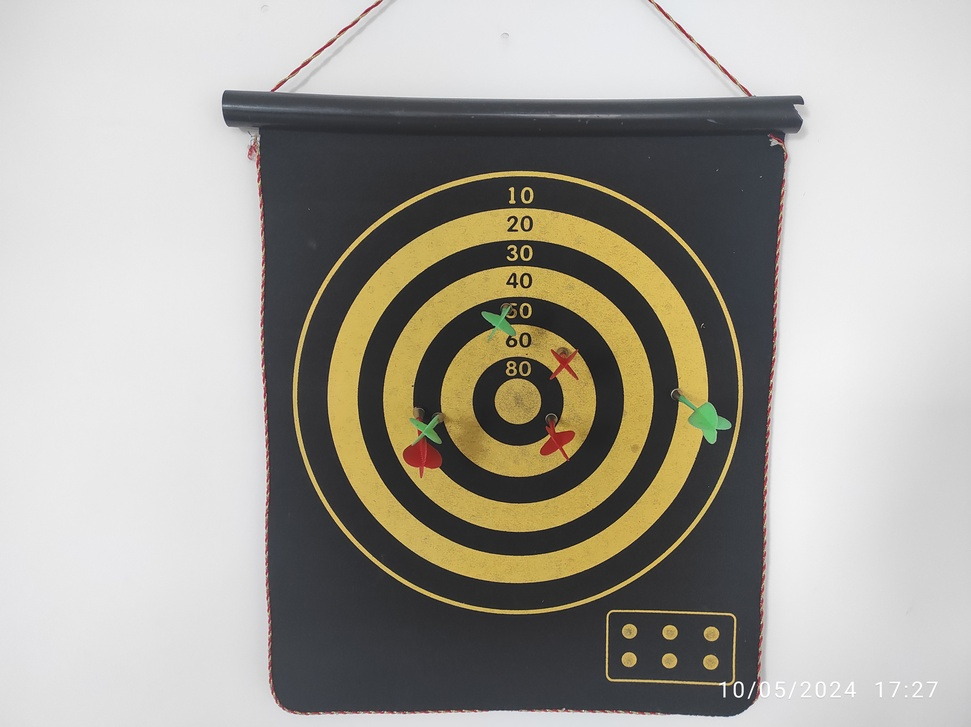
#> input picture images/IMG_20240510_172748.jpg, 971 x 727 px, shrunk from 4640 x 3472 before the run, found by its file name
$ python main.py
#> lines starting #> are read from the running program, lines starting #| are printed output that depends on the picture; after the words box and inside, x2 and y2 are one past the last pixel; in counts of white or black regions, pixels touching at a corner belong together
import cv2
import numpy as np
from scipy import stats
from  scipy.ndimage import center_of_mass


source_image_path = '/home/nikolay/ML/It_Jim/Darts_game/images/IMG_20240510_172748.jpg'
image_without_background_path = '/home/nikolay/ML/It_Jim/Darts_game/masked_image.png'

def find_largest_contour(contours):
    contours_circul = []
    for contour in contours:
        Perimeter = cv2.arcLength(contour, True)
        approx = cv2.approxPolyDP(contour, 0.04 * Perimeter, True)
        if len(approx) >= 8:
            area = cv2.contourArea(contour)
            circularity = (4 * np.pi * area) / (Perimeter ** 2)

            if circularity > 0.85:
                contours_circul.append(contour)
    return contours_circul

# [7 lines left out: function is_circle, not called in this run]

def calculate_average_radius(contour, center_x, center_y):
    distances = []
    for point in contour:
        distance = np.sqrt((point[0][0] - center_x)**2 + (point[0][1] - center_y)**2)
        distances.append(distance)
    return np.mean(distances)

def detect_radius(contours, center_x, center_y, ring_distance=1):
    corresponding_contours_radii = []

    for contour in contours:
        average_radius = calculate_average_radius(contour, center_x, center_y)
        distance_to_center = np.sqrt((center_x - center_x)**2 + (center_y - center_y)**2)
        corresponding_contours_radii.append((distance_to_center, int(average_radius), contour))

    detected_radii = sorted(corresponding_contours_radii, key=lambda x: x[0])

    sorted_radii = [radius for _, radius, _ in detected_radii]
    sorted_contours = [contour for _, _, contour in detected_radii]

    differences = np.diff(sorted_radii)

    matching_radii = []
    matching_contours = []

    print("Sorted radii:", sorted_radii)
    print("Differences between radii:", differences)

    for i, diff in enumerate(differences):
        if diff >= ring_distance:
            matching_radii.append(sorted_radii[i+1])
            matching_contours.append(sorted_contours[i+1])

    return sorted_radii, sorted_contours, matching_radii, matching_contours


def mask_space_out_of_darts(largest_contour, image, gray):
    mask = np.zeros_like(gray)
    mask_image = cv2.drawContours(mask, [largest_contour], -1, 255, -1)
    masked_image = cv2.bitwise_and(image, image, mask=mask_image)
    return masked_image

def pre_process_image(image_path):
    image = cv2.imread(image_path)
    if image is not None and len(image.shape) == 3:
        print(image.shape)

        gray = cv2.cvtColor(image, cv2.COLOR_BGR2GRAY)
        blurred = cv2.GaussianBlur(gray, (5, 5), 1.4)

        edges = cv2.Canny(blurred, 100, 200)

        return image, gray, blurred, edges
    else:
        return None, None, None, None


# [7 lines left out: function find_colors, not called in this run]

def define_colors(image, kernel_size, iterations):
    rgb_colors = [
        [148, 135, 77],
        [103, 80, 56]
    ]

    target_rgb = np.uint8([[[87, 77, 56]]])
    target_hsv = cv2.cvtColor(target_rgb, cv2.COLOR_RGB2HSV)[0][0]

    hsv_colors = [cv2.cvtColor(np.uint8([[color]]), cv2.COLOR_RGB2HSV)[0][0] for color in rgb_colors]

    color_ranges = {
            'red': (np.array([0, 70, 50]), np.array([10, 255, 255])),
            'green': (np.array([40, 70, 50]), np.array([80, 255, 255])),
            'brown': (np.array([10, 100, 50]), np.array([20, 200, 150])),
            'target': (np.array([max(0, target_hsv[0] - 10), max(0, target_hsv[1] - 40), max(0, target_hsv[2] - 40)]), np.array([min(179, target_hsv[0] + 10), min(255, target_hsv[1] + 40), min(255, target_hsv[2] + 40)]))
        }

    color_masks = find_colors(image, color_ranges)

    print('Cleaning golden mask')
    for color_name, mask in color_masks.items():
        if color_name == 'brown' or color_name == 'target':
            mask = mask_denoiser(mask, iterations, kernel_size)
        cv2.imwrite(f'{color_name}_mask.png', mask)

    return color_masks


def find_colors(image, color_ranges):
    hsv = cv2.cvtColor(image, cv2.COLOR_BGR2HSV)
    color_masks = {}
    for color_name, (lower, upper) in color_ranges.items():
        mask = cv2.inRange(hsv, lower, upper)
        color_masks[color_name] = mask
    return color_masks

def define_contours_for_radius(image):
    color_ranges = {
        'red': (np.array([0, 70, 50]), np.array([10, 255, 255])),
        'green': (np.array([40, 70, 50]), np.array([80, 255, 255])),
        'gray': (np.array([0, 0, 0]), np.array([179, 255, 150]))
    }

    color_masks = find_colors(image, color_ranges)

    for color_name, mask in color_masks.items():
        cv2.imwrite(f'{color_name}_mask.png', mask)

    combined_mask = cv2.bitwise_or(color_masks['red'], color_masks['green'])
    masked_image = cv2.bitwise_and(image, image, mask=cv2.bitwise_not(combined_mask))
    cv2.imwrite('masked_image.png', masked_image)

    gray_masked_image = cv2.cvtColor(masked_image, cv2.COLOR_BGR2GRAY)
    contours_masked_image, _ = cv2.findContours(gray_masked_image, cv2.RETR_TREE, cv2.CHAIN_APPROX_SIMPLE)

    contoured_image = image.copy()
    cv2.drawContours(contoured_image, contours_masked_image, -1, (0, 255, 0), 3)
    cv2.imwrite('mask_contoured_image.png', contoured_image)

    return color_masks


# [26 lines left out: functions KNN, colorizing_image_in_10_shades, not called in this run]


def find_centers_of_clusters(new_image, target_mask, threshold=0.8, delta=50):
    gold_pixels_coordinates = np.argwhere(target_mask)
    print(gold_pixels_coordinates)

    block_size = 8
    block_size_for_centers = 4

    block = np.zeros((block_size, block_size), dtype='uint8')
    print("Block Shape:", block.shape[0])

    centers = []

    if len(gold_pixels_coordinates) > 0:
        for i in range(0, target_mask.shape[0], block_size):
            for j in range(0, target_mask.shape[1], block_size):
                block_mask = target_mask[i:i+block_size, j:j+block_size]
                total_pixels = block_mask.size
                white_pixels = np.sum(block_mask > 0)
                if white_pixels / total_pixels >= threshold:
                    center = center_of_mass(block_mask)
                    global_center = (int(center[1] + j), int(center[0] + i))
                    if not any(np.linalg.norm(np.array(global_center) - np.array(existing_center)) < delta for existing_center in centers):
                        centers.append(global_center)
                        cv2.circle(new_image, global_center, radius=5, color=(0, 255, 0), thickness=-1)
    cv2.imwrite('image_with_centroids.png', new_image)
    return centers

def mask_denoiser(golden_mask, iterations, kernel_size):
    kernel = np.ones((kernel_size, kernel_size), np.uint8)
    eroded_mask = cv2.erode(golden_mask, kernel=kernel, iterations=iterations)
    cleaned_mask = cv2.dilate(eroded_mask, kernel=kernel, iterations=iterations * 2)

    cv2.imwrite('cleaned_mask.png', cleaned_mask)
    return cleaned_mask

# [31 lines left out: functions find_mode, replace_outliers_with_mode, not called in this run]

def find_target_center(new_image, largest_contour):
    M = cv2.moments(largest_contour)
    if M['m00'] != 0:
        cX = int(M["m10"] / M["m00"])
        cY = int(M["m01"] / M["m00"] + 40)

        area = cv2.contourArea(largest_contour)
        perimeter = cv2.arcLength(largest_contour, True)
        circularity = 4 * np.pi * (area / (perimeter * perimeter))

        if 0.7 < circularity < 1.3:
                cv2.drawContours(new_image, [largest_contour], -1, (0, 255, 0), 2)
                cv2.circle(new_image, (cX, cY), 5, (255, 0, 0), -1)
                cv2.putText(new_image, "center", (cX - 20, cY - 20),
                            cv2.FONT_HERSHEY_SIMPLEX, 0.5, (255, 255, 255), 2)
                cv2.imwrite('image_with_center.png', new_image)

                return cX, cY


def calculate_distance(cx, cy, radii, centroids):
    points = {}
    for i, centroid in enumerate(centroids):
        distance = np.sqrt((cx - centroid[0])**2 + (cy - centroid[1])**2)
        if distance >= radii[2]:
            print(distance)
            print(f'centroid: {centroid[0]} {centroid[1]}')
            points[f'point_{i}'] = 10
        elif distance >= radii[3] and distance < radii[2]:

            print(distance)
            print(f'centroid: {centroid[0]} {centroid[1]}')
            points[f'point_{i}'] = 20
        elif distance >= radii[4] and distance < radii[3]:

            print(distance)
            print(f'centroid: {centroid[0]} {centroid[1]}')
            points[f'point_{i}'] = 30
        elif distance >= radii[5] and distance < radii[4]:

            print(distance)
            print(f'centroid: {centroid[0]} {centroid[1]}')
            points[f'point_{i}'] = 40
        elif distance >= radii[6] and distance < radii[5]:

            print(distance)
            print(f'centroid: {centroid[0]} {centroid[1]}')
            points[f'point_{i}'] = 50
        elif distance >= radii[7] and distance < radii[6]:

            print(distance)
            print(f'centroid: {centroid[0]} {centroid[1]}')
            points[f'point_{i}'] = 60
        elif distance < radii[7]:

            print(distance)
            print(f'centroid: {centroid[0]} {centroid[1]}')
            points[f'point_{i}'] = 80
    return points


def classificating_points(image, centroids, points):
    window_size = 120
    half_window = window_size // 2
    classified_points = {'red': 0, 'green': 0, 'other': 0}

    red_color = [np.array([0, 0, 100]), np.array([100, 100, 255])]
    green_color = [np.array([0, 100, 0]), np.array([100, 255, 100])]

    for idx, (x, y) in enumerate(centroids):
        score = points[f'point_{idx}']

        red_count = 0
        green_count = 0

        for i in range(max(0, y - half_window), min(image.shape[0], y + half_window + 1)):
            for j in range(max(0, x - half_window), min(image.shape[1], x + half_window + 1)):
                point_value = image[i, j]
                print(f"Pixel value at ({i},{j}): {point_value}")

                if (point_value >= green_color[0]).all() and (point_value <= green_color[1]).all():
                    green_count += 1

                if (point_value >= red_color[0]).all() and (point_value <= red_color[1]).all():
                    red_count += 1

        print(f"Point {idx} ({x},{y}): Red count = {red_count}, Green count = {green_count}, Score = {score}")

        if red_count > green_count:
            classified_points['red'] += score
        elif green_count > red_count:
            classified_points['green'] += score
        else:
            classified_points['other'] += score

    print(f"Total red score: {classified_points['red']}")
    print(f"Total green score: {classified_points['green']}")

    if classified_points['red'] > classified_points['green']:
        return 'Red player WIN !!!!!!!!!!!!!!!!!!!!'
    elif classified_points['green'] > classified_points['red']:
        return 'Green player WIN !!!!!!!!!!!!!!!!!!!!'
    else:
        return 'It is a dead heat !!!!!!!!!!!!!!!!!!!!'


if __name__ == '__main__':
    image_source, gray_source, blurred_source, edges_source = pre_process_image(source_image_path)
#> in pre_process_image, image is the input picture: shape (727, 971, 3); mean B, G, R 155, 163, 166.1
#| (727, 971, 3)
#> in pre_process_image, `edges = cv2.Canny(blurred, 100, 200)`:
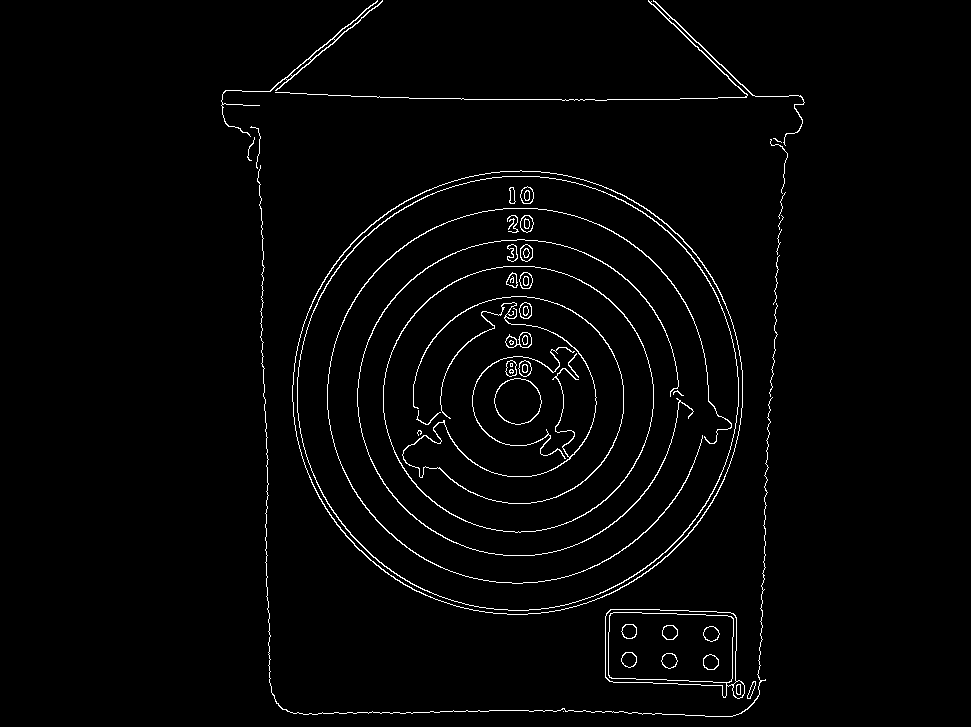
#> edges: shape (727, 971); 2.1% white in thin lines or dots, all inside (x1, y1, x2, y2) = (221, 0, 805, 717)
    contours_source, _ = cv2.findContours(edges_source, cv2.RETR_TREE, cv2.CHAIN_APPROX_SIMPLE)
#> contours_source = 98 contours, 24 with area under 20; largest, box (x1, y1, x2, y2) and area: (292, 170, 743, 615) 156611, (292, 170, 743, 615) 156229, (297, 176, 739, 611) 150308, (297, 176, 739, 611) 149936, (383, 266, 654, 533) 56392
    largest_contour = find_largest_contour(contours_source)
#> the loop in find_largest_contour, `for contour in contours:` made 98 passes
#> (Perimeter, area, circularity) on passes 15, 18, 21, 27, 28, 29, 30, 32: (52.04, 181.5, 0.842), (46.87, 162.5, 0.93), (805.2, 1330, 0.0258), (1481, 156611, 0.897), (1478.7, 156229, 0.898), (1449.5, 150307.5, 0.899), (1447.1, 149935.5, 0.9), (888.9, 56392, 0.897)
#> after the loop in find_largest_contour, `for contour in contours:`: contours_circul = 9 contours; largest, box (x1, y1, x2, y2) and area: (292, 170, 743, 615) 156611, (292, 170, 743, 615) 156229, (297, 176, 739, 611) 150308, (297, 176, 739, 611) 149936, (383, 266, 654, 533) 56392
#> largest_contour has the same summary as contours_circul in find_largest_contour
    largest_contour = max(largest_contour, key=cv2.contourArea)
#> largest_contour = contour of 638 points, box (x1, y1, x2, y2) (292, 170, 743, 615), area 156611

    masked_image = mask_space_out_of_darts(largest_contour, image_source, gray_source)
    cv2.imwrite(image_without_background_path, masked_image)
    print(f'Image without background saved as {image_without_background_path}')

    new_image, new_gray, new_blurred, new_edges = pre_process_image(image_without_background_path)
#| (727, 971, 3)
#> in pre_process_image (call 2), `edges = cv2.Canny(blurred, 100, 200)`:
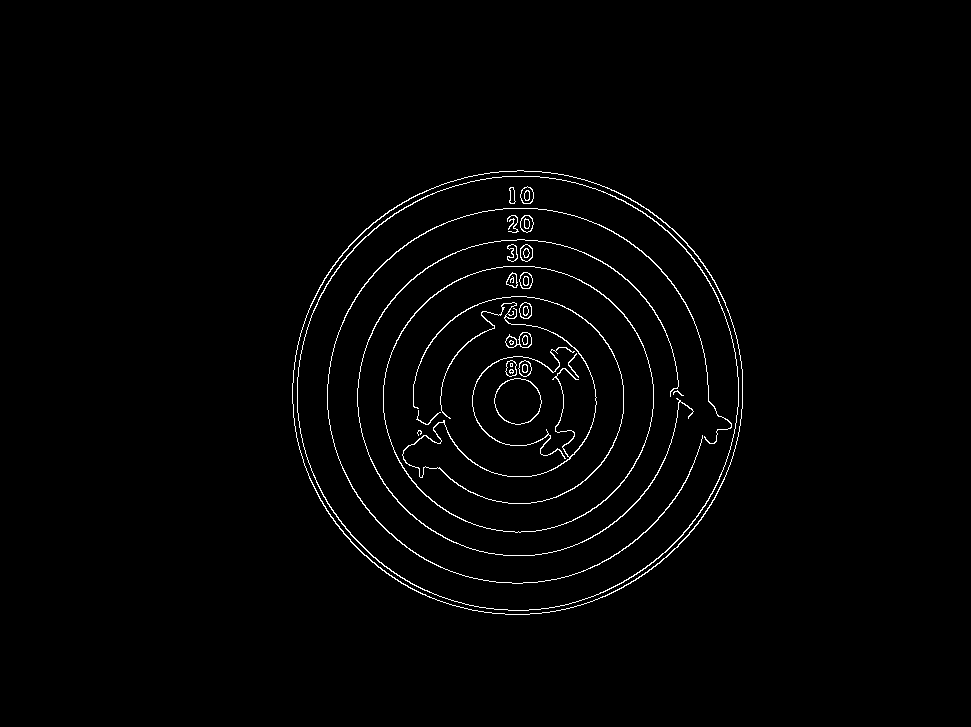
#> edges: shape (727, 971); 1.5% white in thin lines or dots, all inside (x1, y1, x2, y2) = (292, 170, 743, 615)
    new_2_image = new_image.copy()
    # find center of board
    cx, cy = find_target_center(new_image, largest_contour)
#> in find_target_center, `M = cv2.moments(largest_contour)`: M = moments, m00 156611, centre m10/m00, m01/m00 = (517.4, 391.7)
#> in find_target_center, `cX = int(M["m10"] / M["m00"])`: cX = 517
#> in find_target_center, `cY = int(M["m01"] / M["m00"] + 40)`: cY = 431
#> in find_target_center, `area = cv2.contourArea(largest_contour)`: area = 156611
#> in find_target_center, `perimeter = cv2.arcLength(largest_contour, True)`: perimeter = 1481
#> in find_target_center, `circularity = 4 * np.pi * (area / (perimeter * perimeter))`: circularity = 0.897
#> in find_target_center, `cv2.putText(new_image, "center", (cX - 20, cY - 20), cv2.FONT_HERSHEY_..`:
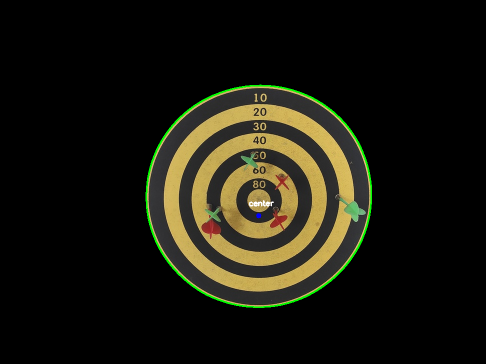
#> new_image: shape (727, 971, 3) (shown at 1/2 size); mean B, G, R 14.1, 24.5, 25.7
#> cx = 517; cy = 431

    # finding contours
    contours, _ = cv2.findContours(new_edges, cv2.RETR_CCOMP, cv2.CHAIN_APPROX_SIMPLE)
#> contours = 62 contours, 13 with area under 20; largest, box (x1, y1, x2, y2) and area: (292, 170, 743, 615) 156862, (292, 170, 743, 615) 156484, (297, 176, 739, 611) 150308, (297, 176, 739, 611) 149936, (383, 266, 654, 533) 56392
    # detect_circles(image_without_background_path)

    length_of_contours = [len(contour) for contour in contours]
#> length_of_contours = 62 values, max 1325 at index 28, min 4 at index 9, mean 127.3
    print(sorted(length_of_contours))
#> (printed output is left out)
    top_contours = []
    i = 0
    for contour in contours:
        if len(contour) > 500:
            i += 1
            top_contours.append(contour)
#> this loop made 62 passes
#> contour on passes 10, 19: [[510, 363], [510, 366], [512, 366], [512, 363]], [[511, 340], [513, 342], [511, 344], [509, 342]]
#> after the loop, i = 7; top_contours = 7 contours; box (x1, y1, x2, y2) and area: (292, 170, 743, 615) 156862, (292, 170, 743, 615) 156484, (297, 176, 739, 611) 150308, (297, 176, 739, 611) 149936, (402, 296, 624, 504) 416, (327, 208, 732, 584) 344, (357, 239, 694, 556) 293
    print(f'Number of contours: {i}')
#| Number of contours: 7
    new_contour_image = new_image.copy()
    print(f'number of top contours: {len(top_contours)}')
#| number of top contours: 7
    cv2.drawContours(new_contour_image, top_contours, -1, (0, 255, 0), 3)
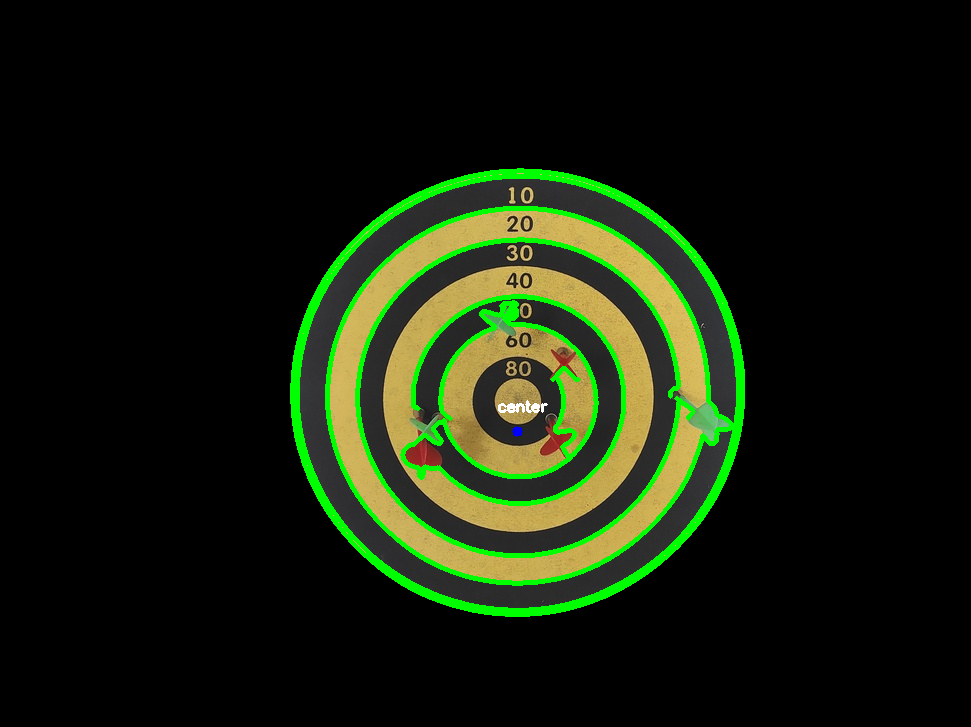
#> new_contour_image: shape (727, 971, 3); 3.66% of pixels changed, all inside (x1, y1, x2, y2) = (290, 168, 745, 617)
    cv2.imwrite('select_contour_image.png', new_contour_image)

    # Create masks for each color
    color_masks = define_colors(new_image, kernel_size = 5, iterations = 1)
#> after the loop in find_colors, `for color_name, (lower, upper) in color_ranges.items():`: color_masks = 4 items
#> the loop in define_colors, `for color_name, mask in color_masks.items():` made 4 passes
#> color_masks = 4 items
    gray_mask = define_contours_for_radius(new_image)['gray']
#> the loop in find_colors (call 2), `for color_name, (lower, upper) in color_ranges.items():` made 3 passes
#> pass 3, in find_colors (call 2), `mask = cv2.inRange(hsv, lower, upper)`:
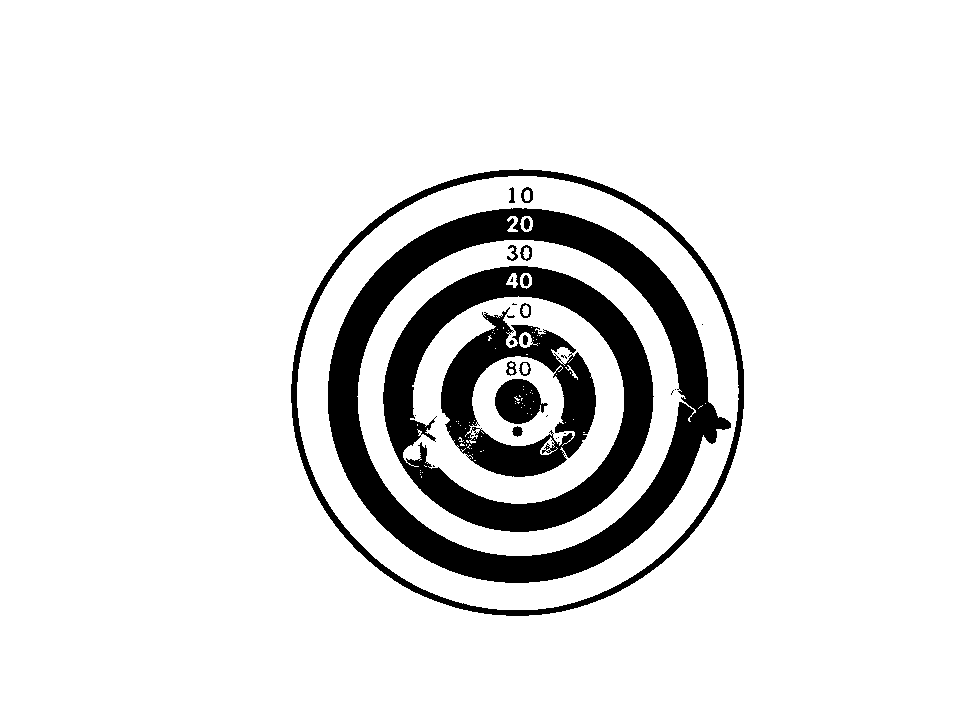
#> mask: shape (727, 971); 89.3% white; 32 black regions (16 under 20 px), largest, box (x1, y1, x2, y2) and area: (328, 208, 731, 583) 32224, (383, 266, 654, 532) 21339, (441, 307, 596, 477) 10944
#> after the loop in find_colors (call 2), `for color_name, (lower, upper) in color_ranges.items():`: color_masks = 3 items
#> (the rest of the program and of its run is left out)
